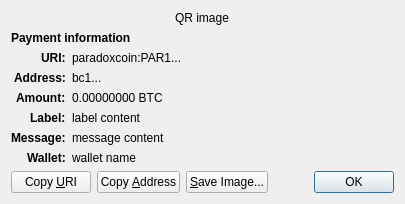
<?xml version="1.0" encoding="UTF-8"?>
<ui version="4.0">
 <class>ReceiveRequestDialog</class>
 <widget class="QDialog" name="ReceiveRequestDialog">
  <property name="geometry">
   <rect>
    <x>0</x>
    <y>0</y>
    <width>413</width>
    <height>229</height>
   </rect>
  </property>
  <property name="windowTitle">
   <string>Request payment to ...</string>
  </property>
  <layout class="QGridLayout" name="gridLayout" columnstretch="0,1">
   <property name="sizeConstraint">
    <enum>QLayout::SetFixedSize</enum>
   </property>
   <item row="0" column="0" colspan="2" alignment="Qt::AlignHCenter">
    <widget class="QRImageWidget" name="qr_code">
     <property name="text">
      <string notr="true">QR image</string>
     </property>
     <property name="textInteractionFlags">
      <set>Qt::NoTextInteraction</set>
     </property>
    </widget>
   </item>
   <item row="1" column="0" colspan="2">
    <widget class="QLabel" name="payment_header">
     <property name="font">
      <font>
       <weight>75</weight>
       <bold>true</bold>
      </font>
     </property>
     <property name="text">
      <string>Payment information</string>
     </property>
     <property name="textInteractionFlags">
      <set>Qt::NoTextInteraction</set>
     </property>
    </widget>
   </item>
   <item row="2" column="0" alignment="Qt::AlignRight|Qt::AlignTop">
    <widget class="QLabel" name="uri_tag">
     <property name="font">
      <font>
       <weight>75</weight>
       <bold>true</bold>
      </font>
     </property>
     <property name="text">
      <string notr="true">URI:</string>
     </property>
     <property name="textFormat">
      <enum>Qt::PlainText</enum>
     </property>
     <property name="textInteractionFlags">
      <set>Qt::NoTextInteraction</set>
     </property>
    </widget>
   </item>
   <item row="2" column="1" alignment="Qt::AlignTop">
    <widget class="QLabel" name="uri_content">
     <property name="text">
      <string notr="true">paradoxcoin:PAR1...</string>
     </property>
     <property name="textFormat">
      <enum>Qt::RichText</enum>
     </property>
     <property name="wordWrap">
      <bool>true</bool>
     </property>
     <property name="textInteractionFlags">
      <set>Qt::TextSelectableByMouse</set>
     </property>
    </widget>
   </item>
   <item row="3" column="0" alignment="Qt::AlignRight|Qt::AlignTop">
    <widget class="QLabel" name="address_tag">
     <property name="font">
      <font>
       <weight>75</weight>
       <bold>true</bold>
      </font>
     </property>
     <property name="text">
      <string>Address:</string>
     </property>
     <property name="textInteractionFlags">
      <set>Qt::NoTextInteraction</set>
     </property>
    </widget>
   </item>
   <item row="3" column="1" alignment="Qt::AlignTop">
    <widget class="QLabel" name="address_content">
     <property name="text">
      <string notr="true">bc1...</string>
     </property>
     <property name="textFormat">
      <enum>Qt::PlainText</enum>
     </property>
     <property name="textInteractionFlags">
      <set>Qt::TextSelectableByMouse</set>
     </property>
    </widget>
   </item>
   <item row="4" column="0" alignment="Qt::AlignRight|Qt::AlignTop">
    <widget class="QLabel" name="amount_tag">
     <property name="font">
      <font>
       <weight>75</weight>
       <bold>true</bold>
      </font>
     </property>
     <property name="text">
      <string>Amount:</string>
     </property>
     <property name="textInteractionFlags">
      <set>Qt::NoTextInteraction</set>
     </property>
    </widget>
   </item>
   <item row="4" column="1" alignment="Qt::AlignTop">
    <widget class="QLabel" name="amount_content">
     <property name="text">
      <string notr="true">0.00000000 BTC</string>
     </property>
     <property name="textFormat">
      <enum>Qt::PlainText</enum>
     </property>
     <property name="textInteractionFlags">
      <set>Qt::TextSelectableByMouse</set>
     </property>
    </widget>
   </item>
   <item row="5" column="0" alignment="Qt::AlignRight|Qt::AlignTop">
    <widget class="QLabel" name="label_tag">
     <property name="font">
      <font>
       <weight>75</weight>
       <bold>true</bold>
      </font>
     </property>
     <property name="text">
      <string>Label:</string>
     </property>
     <property name="textInteractionFlags">
      <set>Qt::NoTextInteraction</set>
     </property>
    </widget>
   </item>
   <item row="5" column="1" alignment="Qt::AlignTop">
    <widget class="QLabel" name="label_content">
     <property name="text">
      <string notr="true">label content</string>
     </property>
     <property name="textFormat">
      <enum>Qt::PlainText</enum>
     </property>
     <property name="wordWrap">
      <bool>true</bool>
     </property>
     <property name="textInteractionFlags">
      <set>Qt::TextSelectableByMouse</set>
     </property>
    </widget>
   </item>
   <item row="6" column="0" alignment="Qt::AlignRight|Qt::AlignTop">
    <widget class="QLabel" name="message_tag">
     <property name="font">
      <font>
       <weight>75</weight>
       <bold>true</bold>
      </font>
     </property>
     <property name="text">
      <string>Message:</string>
     </property>
     <property name="textInteractionFlags">
      <set>Qt::NoTextInteraction</set>
     </property>
    </widget>
   </item>
   <item row="6" column="1" alignment="Qt::AlignTop">
    <widget class="QLabel" name="message_content">
     <property name="text">
      <string notr="true">message content</string>
     </property>
     <property name="textFormat">
      <enum>Qt::PlainText</enum>
     </property>
     <property name="wordWrap">
      <bool>true</bool>
     </property>
     <property name="textInteractionFlags">
      <set>Qt::TextSelectableByMouse</set>
     </property>
    </widget>
   </item>
   <item row="7" column="0" alignment="Qt::AlignRight|Qt::AlignTop">
    <widget class="QLabel" name="wallet_tag">
     <property name="font">
      <font>
       <weight>75</weight>
       <bold>true</bold>
      </font>
     </property>
     <property name="text">
      <string>Wallet:</string>
     </property>
     <property name="textInteractionFlags">
      <set>Qt::NoTextInteraction</set>
     </property>
    </widget>
   </item>
   <item row="7" column="1" alignment="Qt::AlignTop">
    <widget class="QLabel" name="wallet_content">
     <property name="text">
      <string notr="true">wallet name</string>
     </property>
     <property name="textFormat">
      <enum>Qt::PlainText</enum>
     </property>
     <property name="wordWrap">
      <bool>true</bool>
     </property>
     <property name="textInteractionFlags">
      <set>Qt::TextSelectableByMouse</set>
     </property>
    </widget>
   </item>
   <item row="8" column="0" colspan="2">
    <layout class="QHBoxLayout" name="horizontalLayout">
     <item>
      <widget class="QPushButton" name="btnCopyURI">
       <property name="text">
        <string>Copy &amp;URI</string>
       </property>
       <property name="autoDefault">
        <bool>false</bool>
       </property>
      </widget>
     </item>
     <item>
      <widget class="QPushButton" name="btnCopyAddress">
       <property name="text">
        <string>Copy &amp;Address</string>
       </property>
       <property name="autoDefault">
        <bool>false</bool>
       </property>
      </widget>
     </item>
     <item>
      <widget class="QPushButton" name="btnSaveAs">
       <property name="text">
        <string>&amp;Save Image...</string>
       </property>
       <property name="autoDefault">
        <bool>false</bool>
       </property>
      </widget>
     </item>
     <item>
      <spacer name="horizontalSpacer_2">
       <property name="orientation">
        <enum>Qt::Horizontal</enum>
       </property>
       <property name="sizeHint" stdset="0">
        <size>
         <width>40</width>
         <height>20</height>
        </size>
       </property>
      </spacer>
     </item>
     <item>
      <widget class="QDialogButtonBox" name="buttonBox">
       <property name="focusPolicy">
        <enum>Qt::StrongFocus</enum>
       </property>
       <property name="standardButtons">
        <set>QDialogButtonBox::Ok</set>
       </property>
      </widget>
     </item>
    </layout>
   </item>
  </layout>
 </widget>
 <customwidgets>
  <customwidget>
   <class>QRImageWidget</class>
   <extends>QLabel</extends>
   <header>qt/qrimagewidget.h</header>
  </customwidget>
 </customwidgets>
 <tabstops>
  <tabstop>buttonBox</tabstop>
  <tabstop>btnCopyURI</tabstop>
  <tabstop>btnCopyAddress</tabstop>
  <tabstop>btnSaveAs</tabstop>
 </tabstops>
 <resources/>
 <connections>
  <connection>
   <sender>buttonBox</sender>
   <signal>accepted()</signal>
   <receiver>ReceiveRequestDialog</receiver>
   <slot>accept()</slot>
   <hints>
    <hint type="sourcelabel">
     <x>135</x>
     <y>230</y>
    </hint>
    <hint type="destinationlabel">
     <x>135</x>
     <y>126</y>
    </hint>
   </hints>
  </connection>
 </connections>
</ui>
